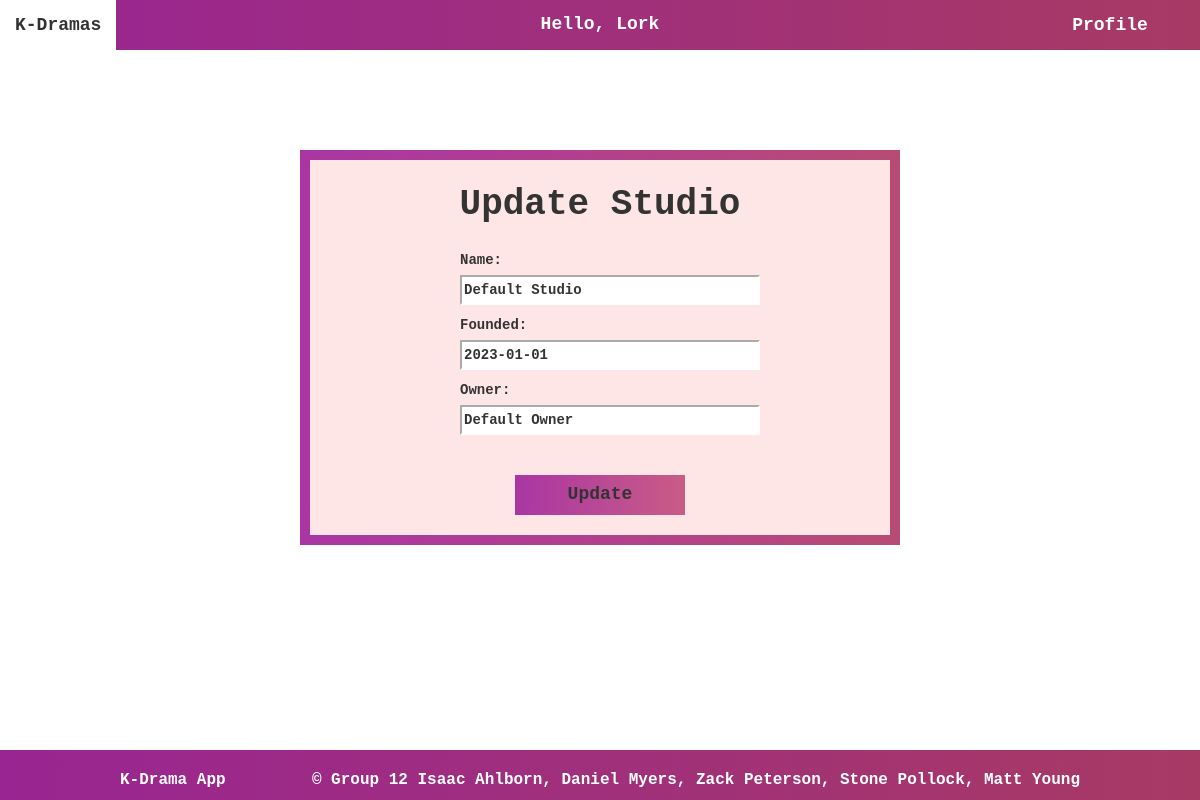
Page /kdrama/studios/update/1/ (signed in) on the committed database.
### kdrama/models.py (models this page shows, shortened)
class Studio(models.Model):
    studio_id = models.AutoField(primary_key=True)
    name = models.CharField(max_length=100)
    founded = models.DateField(blank=True, null=True)
    owner = models.CharField(max_length=100, blank=True, null=True)

### kdrama/views.py (the view, shortened to what this page needs)
# urls.py: path('studios/update/<int:studio_id>/', StudioUpdateView.as_view(), name='studio-update'),
class StudioUpdateView(LoginRequiredMixin, View):
    template_name = 'studio/studio_form.html'
    action = "Update"
    def get(self, request, studio_id):
        if not is_admin(request):
            return redirect(reverse(UNAUTHORIZED_REDIRECT))
        studio = get_object_or_404(Studio, pk=studio_id)
        studio_form = StudioForm(instance=studio)
        context = {'form': studio_form, 'action': self.action, 'is_admin':is_admin(request)}
        return render(request, template_name=self.template_name, context=context)

### kdrama/forms.py
class StudioForm(forms.ModelForm):
    class Meta:
        model = Studio
        fields = "__all__"

### kdrama/views.py (called while the page is built)
def is_admin(request):
    return request.user.groups.filter(name='admin').exists()

### templates/studio/studio_form.html (shortened to what this page needs)
<!DOCTYPE html>
<html>
<head>
    {% load static %}
    <link rel="stylesheet" href="https://maxcdn.bootstrapcdn.com/bootstrap/3.3.7/css/bootstrap.min.css">
    <link rel="stylesheet" type="text/css" href="{% static 'css/styles.css' %}">
</head>
<body>
    {% include '../blocks/header.html' %}
    <div class="container">
        <h1 id="title">{{ action }} Studio</h1>
        <div id="form-content">
            <form method="post">
                {{ form.as_p }}
                <button type="submit" class="form-button">{{ action }}</button>
            </form>
        </div>
    </div>
    <div class="footer" id="bootstrap-override">
        <p id="footer-title">K-Drama App</h4>
        <p id="footer-info">© Group 12 Isaac Ahlborn, Daniel Myers, Zack Peterson, Stone Pollock, Matt Young</h4>
    </div>
</body>
</html>

### templates/blocks/header.html (shortened to what this page needs)
<nav class="navbar navbar-light" id="remove-spacing">
    <div class="heading">
      <div class="navbar-header">
         <a class="text-white navbar-brand" id="home-link" href="{% url 'movie-list' %}">K-Dramas</a>
      </div>
      <p id="greeting">Hello, {{user.username}}</h2>
      <div class="dropdown" id="text-white">
        <span>Profile</span>
      </div>
    </div>
</nav>

### static/css/styles.css (style rules this page uses)
* { font-family: Courier, monospace; font-weight: bolder; }
body { background-image: url("../images/flowerbackground.jpg"); background-size: 1200px 1200px; background-repeat: repeat; margin: 0px; padding: 0px; min-height: 100vh; position: relative; top:0; }
body::after { content: ''; display: block; height: 50px; }
.footer { position: absolute; margin-top: 50px; width: 100%; bottom:0; height: 50px; background-image: linear-gradient(to right, #992592, #A73A64); color:white; font-family: Courier, monospace; font-weight: bolder; }
#bootstrap-override { font-family: Courier, monospace; font-weight: bolder; font-size: 16px; }
#footer-title { position: absolute; left:10%; top: 19px; }
#footer-info { position: absolute; right:10%; top: 19px; }
.container { background-color: #FFE6E6; border-width:10px; border-style: solid; border-image: linear-gradient(to right, #AA36A3, #B84B75) 1; }
.form-button { font-weight: bold; background-image: linear-gradient(to right, #AA36A3, #C95C86); height: 40px; width: 170px; border: none; font-size:18px; }
.navbar { background-image: linear-gradient(to right, #992592, #A73A64); border-radius: 0px; border: none; }
#home-link { color: white; font-weight: 900; }
.dropdown { display:inline-block; color: white; text-align: center; line-height: 50px; height: 50px; width: 160px; position: absolute; right:10px; font-size: 18px; }
#greeting { font-weight: 900; font-size: 18px; color: white; position: absolute; top: 50%; left:50%; transform: translate(-50%, -50%); }

### templates/studio/studio_form.html (style rules this page uses)
body { min-height: 100vh; position: relative; top:0; }
body::after { content: ''; display: block; height: 50px; }
.container { width: 600px; height:fit-content; margin-left: 50%; transform: translateX(-50%); top: 10px; margin-top: 100px; margin-bottom: 50px; display: flex; flex-direction: column; justify-content: center; text-align: center; padding: 90px; }
#title { position: absolute; top: 5px; right: 25%; left: 25%; width: 50%; font-weight: 700; }
.form-button { position: absolute; bottom: 20px; left: 50%; transform: translateX(-50%); }
#form-content { display: flex; flex-direction: column; justify-content: center; text-align: start; width: 300px; font-weight: bold; margin-left:60px; margin-right:60px; }
label { display: block; margin-bottom: 5px; }
input { width:100%; height: 30px; border-color: white; outline: none; }

### rows in the picture
Studio: name "Default Studio", founded "2023-01-01", owner "Default Owner"

### other values in the picture
{{ user.username }} "Lork"
{{ action }} "Update"
